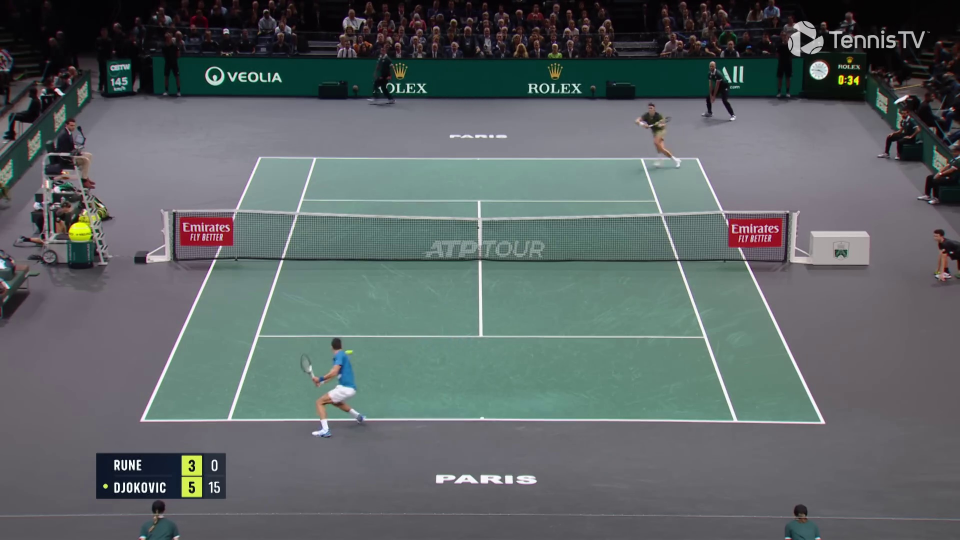
#> input picture my_img/mid_img_2.jpg, 1920 x 1080 px, found by its file name (shown at 1/2 size)
$ python 2d_projection.py
#> lines starting #> are read from the running program, lines starting #| are printed output that depends on the picture
import cv2
import numpy as np

ROI = {
    "minX": 200,
    "maxX": 900,
    "minY": 250,
    "maxY": 1700
}

img = cv2.imread("my_img/mid_img_2.jpg")
#> img is the input picture: shape (1080, 1920, 3); mean B, G, R 102, 101.1, 93.1
img_2d = cv2.imread('my_img/tennis_court_small.jpg')
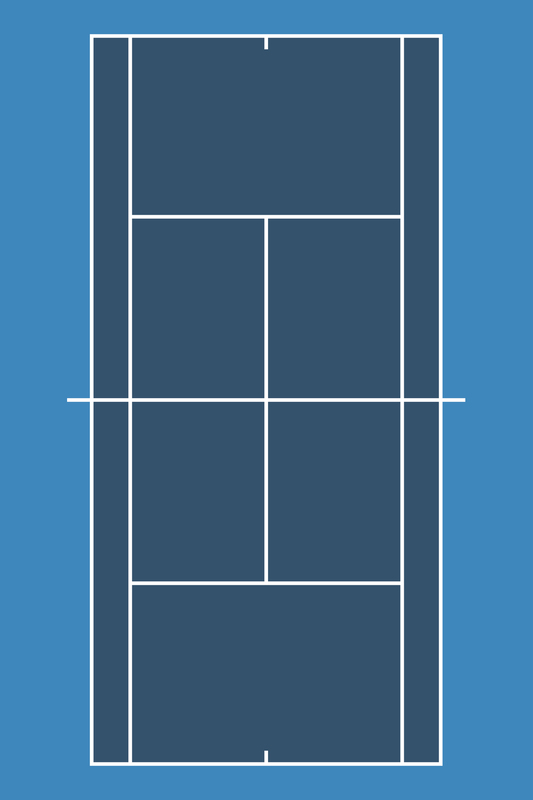
#> input picture my_img/tennis_court_small.jpg, 533 x 800 px, found by its file name
#> img_2d is the input picture: shape (800, 533, 3); mean B, G, R 145.6, 110, 64.3

frame_roi = img[ROI["minX"]:ROI["maxX"], ROI["minY"]:ROI["maxY"]]
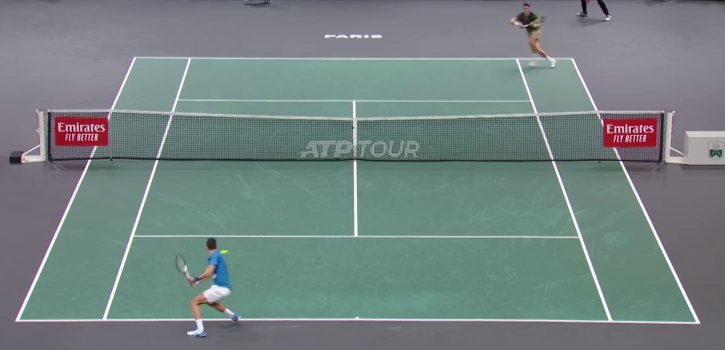
#> frame_roi: shape (700, 1450, 3) (shown at 1/2 size); mean B, G, R 129.7, 131.1, 116.1

cv2.imshow("court", frame_roi)
cv2.imshow("ball", img_2d)
cv2.waitKey(0)

cv2.destroyAllWindows()
